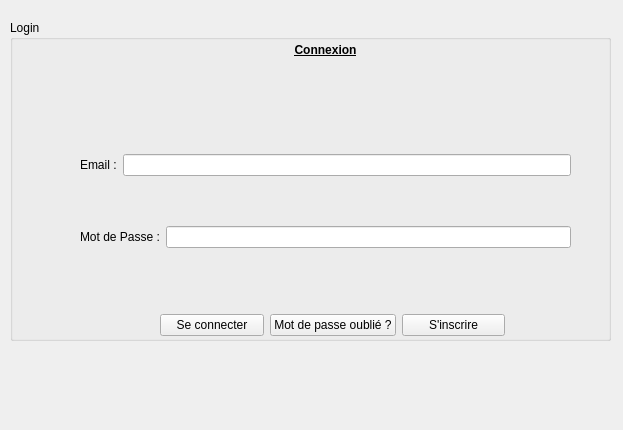
<?xml version="1.0" encoding="UTF-8"?>
<ui version="4.0">
 <class>LoginForm</class>
 <widget class="QWidget" name="LoginForm">
  <property name="geometry">
   <rect>
    <x>0</x>
    <y>0</y>
    <width>623</width>
    <height>430</height>
   </rect>
  </property>
  <property name="windowTitle">
   <string>Form</string>
  </property>
  <widget class="QGroupBox" name="groupBox">
   <property name="geometry">
    <rect>
     <x>10</x>
     <y>20</y>
     <width>601</width>
     <height>321</height>
    </rect>
   </property>
   <property name="title">
    <string>Login</string>
   </property>
   <widget class="QLabel" name="label">
    <property name="geometry">
     <rect>
      <x>230</x>
      <y>20</y>
      <width>171</width>
      <height>20</height>
     </rect>
    </property>
    <property name="font">
     <font>
      <bold>true</bold>
      <underline>true</underline>
     </font>
    </property>
    <property name="text">
     <string>Connexion</string>
    </property>
    <property name="scaledContents">
     <bool>false</bool>
    </property>
    <property name="alignment">
     <set>Qt::AlignCenter</set>
    </property>
   </widget>
   <widget class="QWidget" name="layoutWidget">
    <property name="geometry">
     <rect>
      <x>70</x>
      <y>90</y>
      <width>491</width>
      <height>182</height>
     </rect>
    </property>
    <layout class="QVBoxLayout" name="verticalLayout_2">
     <item>
      <layout class="QHBoxLayout" name="horizontalLayout_3">
       <item>
        <widget class="QLabel" name="label_Login_Email">
         <property name="text">
          <string>Email :</string>
         </property>
        </widget>
       </item>
       <item>
        <widget class="QLineEdit" name="lineEdit_Login_Email"/>
       </item>
      </layout>
     </item>
     <item>
      <layout class="QHBoxLayout" name="horizontalLayout_4">
       <item>
        <widget class="QLabel" name="label_Login_Mdp">
         <property name="text">
          <string>Mot de Passe :</string>
         </property>
        </widget>
       </item>
       <item>
        <widget class="QLineEdit" name="lineEdit_Mdp"/>
       </item>
      </layout>
     </item>
    </layout>
   </widget>
   <widget class="QWidget" name="">
    <property name="geometry">
     <rect>
      <x>150</x>
      <y>290</y>
      <width>345</width>
      <height>31</height>
     </rect>
    </property>
    <layout class="QHBoxLayout" name="horizontalLayout">
     <item>
      <widget class="QPushButton" name="pushButton_Login">
       <property name="text">
        <string>Se connecter</string>
       </property>
      </widget>
     </item>
     <item>
      <widget class="QPushButton" name="pushButton_MdpOublie">
       <property name="text">
        <string>Mot de passe oublié ?</string>
       </property>
      </widget>
     </item>
     <item>
      <widget class="QPushButton" name="signUpButton">
       <property name="text">
        <string>S'inscrire</string>
       </property>
      </widget>
     </item>
    </layout>
   </widget>
  </widget>
 </widget>
 <resources/>
 <connections/>
</ui>
